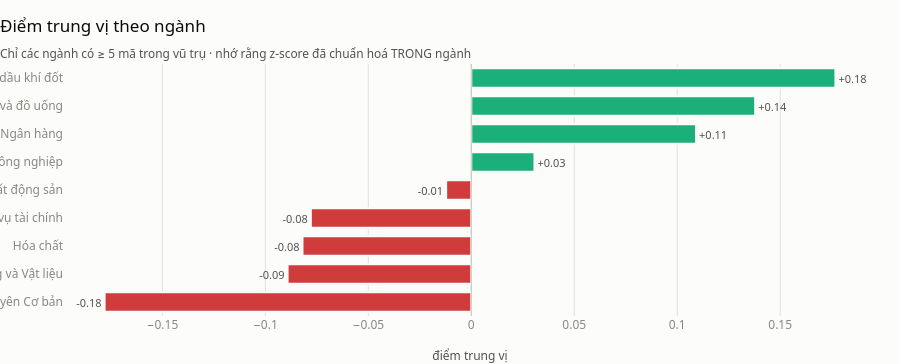

Notebook source saved alongside this figure:
### Markdown cell above
### Ngành nào đang có nhiều mã điểm cao

### Code cell
theo_nganh = (
    ket_qua.groupby("icb_name2", observed=True)
    .agg(diem_trung_vi=("Điểm", "median"), so_ma=("Điểm", "count"))
    .query("so_ma >= 5")
    .sort_values("diem_trung_vi", ascending=False)
    .reset_index()
)

bar_ngang(
    theo_nganh,
    nhan="icb_name2",
    gia_tri="diem_trung_vi",
    tieu_de="Điểm trung vị theo ngành",
    phu_de="Chỉ các ngành có ≥ 5 mã trong vũ trụ · nhớ rằng z-score đã chuẩn hoá TRONG ngành",
    nhan_x="điểm trung vị",
    dinh_dang_nhan="{:+.2f}",
)

### Figure 1 — Plotly figure (JSON) as saved in the notebook; plotly's stock layout.template omitted (floating-point values rounded to 4 significant figures)
{"data": [{"cliponaxis": false, "hovertemplate": "%{y}: %{x:,.2f}<extra></extra>", "marker": {"color": ["#d03b3b", "#d03b3b", "#d03b3b", "#d03b3b", "#d03b3b", "#1baf7a", "#1baf7a", "#1baf7a", "#1baf7a"], "line": {"color": "#fcfcfb", "width": 2}}, "orientation": "h", "text": ["-0.18", "-0.09", "-0.08", "-0.08", "-0.01", "+0.03", "+0.11", "+0.14", "+0.18"], "textfont": {"color": "#52514e", "size": 11}, "textposition": "outside", "type": "bar", "x": [-0.1781, -0.0892, -0.08196, -0.0779, -0.0122, 0.03068, 0.1091, 0.1379, 0.1768], "y": ["Tài nguyên Cơ bản", "Xây dựng và Vật liệu", "Hóa chất", "Dịch vụ tài chính", "Bất động sản", "Hàng & Dịch vụ Công nghiệp", "Ngân hàng", "Thực phẩm và đồ uống", "Điện, nước & xăng dầu khí đốt"]}], "layout": {"bargap": 0.3, "height": 364, "shapes": [{"line": {"color": "#c3c2b7", "width": 1}, "type": "line", "x0": 0, "x1": 0, "xref": "x", "y0": 0, "y1": 1, "yref": "y domain"}], "showlegend": false, "title": {"text": "Điểm trung vị theo ngành<br><sub style='color:#52514e'>Chỉ các ngành có ≥ 5 mã trong vũ trụ · nhớ rằng z-score đã chuẩn hoá TRONG ngành</sub>"}, "xaxis": {"gridcolor": "#e1e0d9", "showgrid": true, "title": {"text": "điểm trung vị"}}, "yaxis": {"showgrid": false, "type": "category"}}}
